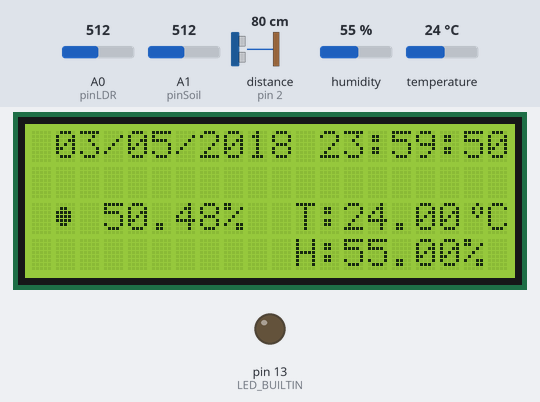
Bench run of a sketch on a simulated Arduino Mega 2560, built with avr-gcc and run on an emulated ATmega2560. Shown: 20×4 character LCD, output pins drawn as LEDs (lit = HIGH). Wiring (inferred from the names in the program): ultrasonic range finder: trigger pin 24; echo pin 2. The test bench sets the inputs (shaded band); at power-on: A0 (pinLDR) = 512, humidity 55 %, temperature 24 °C, A1 (pinSoil) = 512, distance to the obstacle (sensor on pin 2) 80 cm. The echo pulse lasts 58.3 µs per cm; the local clock reads 2024-03-15 10:24:30 at power-on unless the sketch sets it; pins used as bus, display or sensor lines are not drawn; what the sketch prints to the serial monitor is not drawn.

Above: at 1.2 s.
1.3 s: A0 (pinLDR) set to 419
At 2.9 s:
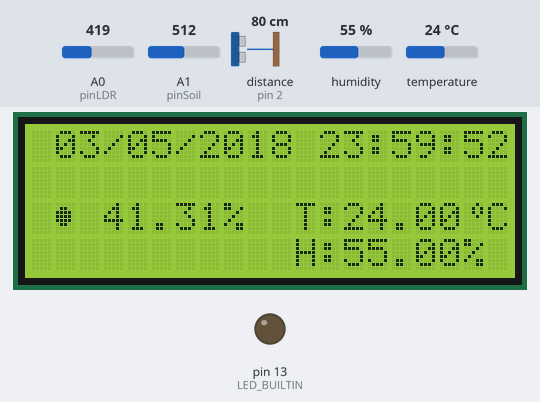
3.6 s: A0 (pinLDR) set to 396
At 4.9 s:
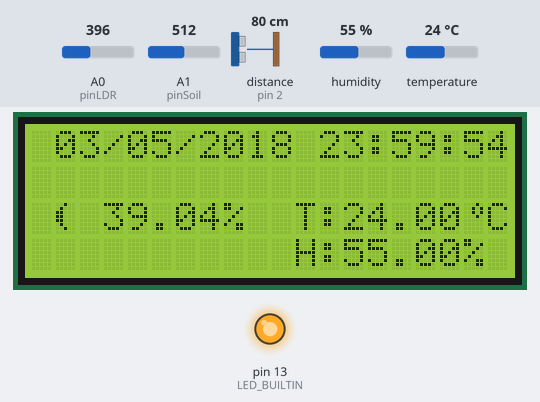
9.0 s: A0 (pinLDR) set to 112
At 10.8 s:
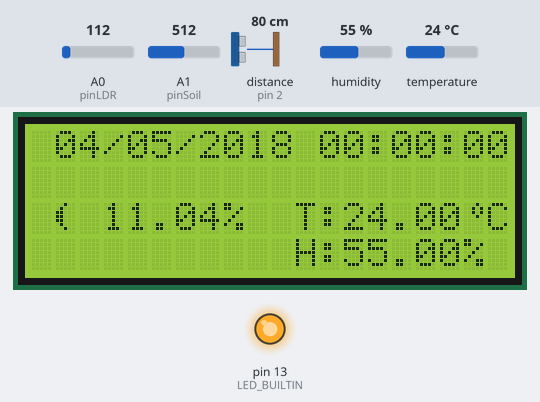
11.0 s: A0 (pinLDR) set to 95
At 13.2 s:
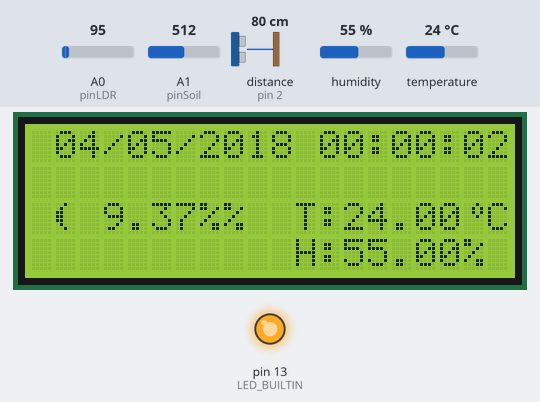
15.7 s: humidity set to 22 %
At 18.8 s:
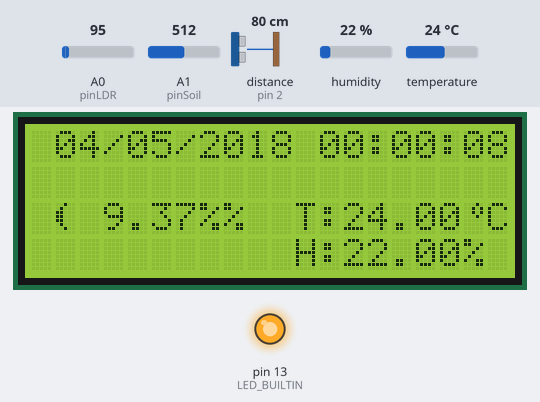
19.0 s: temperature set to 12 °C
At 22.7 s:
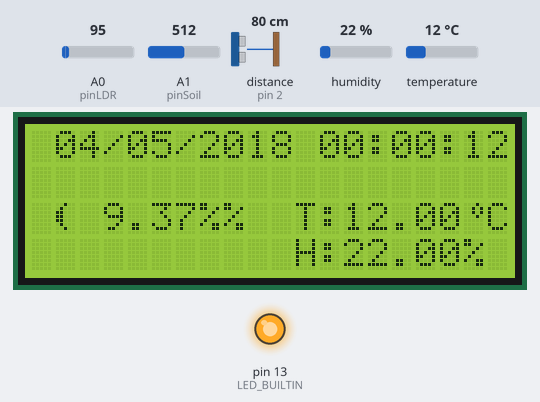
Timing chart, 0 to 24.1 s (numbered marks = the images above; inputs shaded):
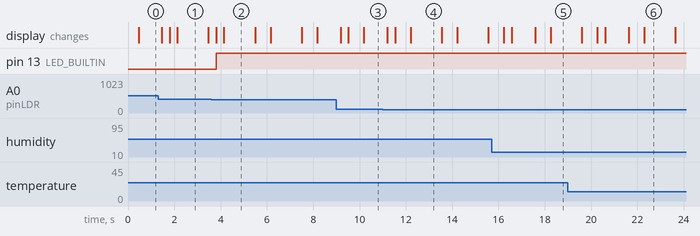

The sketch:

ArduinoProyecto.ino
```cpp
#include "DHT.h"
#include "LDR.h"
#include "LCD.h"
#include "DistanceSensor.h"
#include "HumTempSensor.h"
#include "LiquidCrystal_I2C.h"
#include "RTClib.h"
#include "SoilSensor.h"
#include "Arduino.h"

 char letra;
 char caracterReceived[4];
 String data;
 String ldrLCD;
 String tempLCD;
 String humLCD;

 void setup() {
  // Inicializacion
  Serial.begin(115200);
  Serial1.begin(115200);
  // Configuracion de pines
  pinMode(LED_BUILTIN, OUTPUT);
  pinMode(pinLDR, INPUT);
  pinMode(pinTrigger, OUTPUT);
  pinMode(pinEcho, INPUT);
  pinMode(pinSoil, INPUT);
  // Inicializacion
  dht.begin();
  attachInterrupt(digitalPinToInterrupt(pinEcho), detectDistanceSensor, CHANGE);
  rtc.begin();
  lcd.init();
  lcd.clear();
  lcd.backlight();
  lcd.createChar(0,circle);
  lcd.createChar(1,moon);
  lcd.createChar(2,sun);
  rtc.adjust(DateTime(2018, 5, 3, 23, 59, 50));

 }

 void loop() {

  // Datos sensores para LCD.
  UpdateTime();
  LdrLCD();
  TempHumLCD();

  //Envio al nodemcu.
  startDistanceSensor();
  Serial1.print(getLDRsensor());
  Serial1.print(getTemperatureHumidity());
  Serial1.print(getDistance(distance));
  Serial1.println(getsoilSensor());
  Serial1.flush();

  Serial.print(getLDRsensor());
  Serial.print(getTemperatureHumidity());
  Serial.print(getDistance(distance));
  Serial.println(getsoilSensor());
  Serial.flush();
  delay(300);

 }

// Actualiza el tiempo cada segundo
 void UpdateTime() {

   DateTime currentTime = rtc.now();
   // Fecha
   if (currentTime.day() < 10) {
    lcd.setCursor(1,0);
    lcd.print("0");
    lcd.setCursor(2,0);
    lcd.print(currentTime.day());
   }
   else {
    lcd.setCursor(1,0);
    lcd.print(currentTime.day());
   }

   if (currentTime.month() < 10) {
    lcd.setCursor(3,0);
    lcd.print("/");
    lcd.setCursor(4,0);
    lcd.print("0");
    lcd.setCursor(5,0);
    lcd.print(currentTime.month());
   }
   else {
    lcd.setCursor(3,0);
    lcd.print("/");
    lcd.setCursor(4,0);
    lcd.print(currentTime.month());
   }

  lcd.setCursor(6,0);
  lcd.print("/");
  lcd.print(currentTime.year());
  lcd.print(" ");
  //Hora
  if (currentTime.hour() < 10) {
   lcd.setCursor(12,0);
   lcd.print("0");
   lcd.setCursor(13,0);
   lcd.print(currentTime.hour());
  }
  else {
   lcd.setCursor(12,0);
   lcd.print(currentTime.hour());
  }
  if (currentTime.minute() < 10) {
   lcd.setCursor(14,0);
   lcd.print(":");  //////////////////
   lcd.setCursor(15,0);
   lcd.print("0");
   lcd.setCursor(16,0);
   lcd.print(currentTime.minute());
  }
  else {
   lcd.setCursor(14,0);
   lcd.print(":");  //////////////////
   lcd.setCursor(15,0);
   lcd.print(currentTime.minute());
  }
  if (currentTime.second() < 10) {
   lcd.setCursor(17,0);
   lcd.print(":");  //////////////////
   lcd.setCursor(18,0);
   lcd.print("0");
   lcd.setCursor(19,0);
   lcd.print(currentTime.second());
  }
  else {
   lcd.setCursor(17,0);
   lcd.print(":");  //////////////////
   lcd.setCursor(18,0);
   lcd.print(currentTime.second());
  }
 delay(300);
 }

// Actualiza luminosidad
 void LdrLCD() {

  lcd.setCursor(3,2);
  ldrLCD = String(LDRsensor()) + "%";
  lcd.print(ldrLCD);
  if (flagSunMoon) {    // Sun
   lcd.setCursor(1,2);
   lcd.write(byte(2));
  }
  else {                // Moon
   lcd.setCursor(1,2);
   lcd.write(byte(1));
  }
 }

// Actualiza Temperatura y Humedad cada segundo
 void TempHumLCD() {

  lcd.setCursor(11,2);
  lcd.print("T:");
  getTemperatureHumidity();
  lcd.setCursor(13,2);
  tempLCD = String(temperature);
  lcd.print(tempLCD);
  lcd.setCursor(18,2);
  lcd.write(byte(0));
  lcd.setCursor(19,2);
  lcd.print("C");

  lcd.setCursor(11,3);
  lcd.print("H:");
  lcd.setCursor(13,3);
  humLCD = String(humidity) + "%";
  lcd.print(humLCD);
 }
```

DistanceSensor.cpp
```cpp
#include "Arduino.h"
#include "DistanceSensor.h"


 // Sensor de Distancia
 const int pinTrigger = 24;
 const int pinEcho = 2;
 unsigned long iniTime;
 unsigned long finalTime;
 unsigned long duration;
 float distance;
 String valueDistance;

 /*
 * Funcion que inicializa un disparo para que el sensor
 * pueda tomar una medida
 */
 void startDistanceSensor() {

  iniTime = 0;
  digitalWrite(pinTrigger, LOW); // Para generar un pulso limpio
  delayMicroseconds(4);
  digitalWrite(pinTrigger, HIGH);
  delayMicroseconds(12);
  digitalWrite(pinTrigger, LOW);

 }

 /*
 * Funcion de llamada a una interrupcion,
 * mide la distancia del pulso que recibe el sensor, por flanco de subida y bajada
 */
 void detectDistanceSensor() {

  if (iniTime == 0) {
      iniTime = micros();
   }
  else {
     finalTime = micros();
     duration = finalTime - iniTime;
     distance = ((duration*1.0)/58.0);
  }

 }

  /*
 * Funcion que devuelve un String con el valor de la distancia
 */
  String getDistance(float distance) {

    return valueDistance = String(distance) + "Cm" +  " ";
  }
```

DistanceSensor.h
```cpp
#ifndef DISTANCESENSOR_H
#define DISTANCESENSOR_H
#include "Arduino.h"

 // Funciones
 extern void detectDistanceSensor();
 extern void startDistanceSensor();
 extern String getDistance(float distance);
 // Variables
 extern const int pinTrigger;
 extern const int pinEcho;
 extern unsigned long iniTime;
 extern unsigned long finalTime;
 extern unsigned long duration;
 extern float distance;
 extern String valueDistance;

#endif
```

HumTempSensor.cpp
```cpp
#include "Arduino.h"
#include "HumTempSensor.h"
#include "DHT.h"

// Sensor de Temperatura y Humedad
 DHT dht (22, DHT22);
 float humidity;
 float temperature;
 String valueTempHumSensor;

 /*
 * Funcion que devuelve un String con el valor de temperatura y humedad
 */
 String getTemperatureHumidity() {

  humidity = dht.readHumidity();
  temperature = dht.readTemperature();
  return valueTempHumSensor = String(temperature) + char(0xB0) + "C " + String(humidity) + "%" +  " ";

 }
```

HumTempSensor.h
```cpp
#ifndef TEMPHUMSENSOR_H
#define TEMPHUMSENSOR_H
#include "Arduino.h"
#include "DHT.h"

 // Funciones
 extern String getTemperatureHumidity();
 //Variables
 extern DHT dht;
 extern float humidity;
 extern float temperature;
 extern String valueTempHumSensor;

#endif
```

LDR.cpp
```cpp
#include "Arduino.h"
#include "LDR.h"

 const int pinLDR = 0;
 unsigned int fixedPercentage = 40;
 float voltage;
 float LDRpercentage;
 float max_reg_voltage = 4.96;
 String OnOffValue;
 String LDRvalue;
 byte flagSunMoon;

 /*
  * Funcion que devuelve el valor del pin analogico
  */
 float LDRsensor() {

  voltage = 0.00489*analogRead(pinLDR);
  LDRpercentage = (voltage*100.0)/max_reg_voltage;
   if (LDRpercentage > fixedPercentage) {
    flagSunMoon = 1;
   }
   else {
    flagSunMoon = 0;
   }

  return LDRpercentage;
 }

 /*
  * Funcion que devuelve un String con el valor del sensor
  * e indica el estado
  */
 String getLDRsensor() {

  if (LDRsensor() < fixedPercentage) {
   digitalWrite(LED_BUILTIN, HIGH);
   OnOffValue = "ON";
  }
  else {
   digitalWrite(LED_BUILTIN, LOW);
   OnOffValue = "OFF";
  }

  return LDRvalue = String(LDRpercentage) + "%" + " " + String(fixedPercentage) + "%" + " " + OnOffValue + " ";

 }
```

LDR.h
```cpp
#ifndef LDR_H
#define LDR_H
#include "Arduino.h"

 // Funciones
 extern String getLDRsensor();
 extern float LDRsensor();
 // Variables
 extern const int pinLDR;
 extern unsigned int fixedPercentage;
 extern float voltage;
 extern float LDRpercentage;
 extern float max_reg_voltage;
 extern String OnOffValue;
 extern String LDRvalue;
 extern byte flagSunMoon;

#endif
```

SoilSensor.cpp
```cpp
#include "Arduino.h"
#include "SoilSensor.h"

 unsigned int valueHumSoil;
 int valueDry = 500;
 int valueWet = 400;
 String dryOrwet;
 String valueDryWet;
 int pinSoil = 1;

/*
 * Funcion que devuelve la medida del pin analogico
 */
 int soilSensor() {

  valueHumSoil = analogRead(pinSoil);
  return valueHumSoil;
 }

/*
 * Funcion que devuelve un String con el valor del sensor
 * e indica el estado
 */
 String getsoilSensor() {

  if (soilSensor() > 400) { // 500
    // digitalWrite(LED_BUILTIN, HIGH);
     dryOrwet = "ON";
  }
  else { // 400 if (soilSensor() < valueWet)
    //digitalWrite(LED_BUILTIN, LOW);
    dryOrwet = "OFF";
  }

  return valueDryWet = String(valueHumSoil) + " " + dryOrwet;
 }
```

SoilSensor.h
```cpp
#ifndef SOILSENSOR_H
#define SOILSENSOR_H
#include "Arduino.h"

 // Funciones
 extern int soilSensor();
 extern String getsoilSensor();
 //Variables
 extern unsigned int valueHumSoil;
 extern int valueDry;
 extern int valueWet;
 extern int pinSoil;
 extern String dryOrwet;
 extern String valueDryWet;

#endif
```

LCD.cpp
```cpp
#include "Arduino.h"
#include "LCD.h"
#include "LiquidCrystal_I2C.h"
#include "RTClib.h"

 LiquidCrystal_I2C lcd(0x27,20,4);  //20 colum 4 filas
 RTC_DS3231 rtc;

/*
 * Representacion del LCD
 */
  byte circle[8] = {
   0b00010,
   0b00101,
   0b00101,
   0b00010,
   0b00000,
   0b00000,
   0b00000,
   0b00000,
  };

 byte moon[8] = {
   0b00100,
   0b01000,
   0b11000,
   0b11000,
   0b11000,
   0b01000,
   0b00100,
   0b00000,
  };

 byte sun[8] = {
   0b00000,
   0b01100,
   0b11110,
   0b11110,
   0b11110,
   0b01100,
   0b00000,
   0b00000,
  };
```

LCD.h
```cpp
#ifndef LCD_H
#define LCD_H
#include "Arduino.h"
#include "LiquidCrystal_I2C.h"
#include "RTClib.h"

 extern LiquidCrystal_I2C lcd;  //20 colum 4 filas
 extern RTC_DS3231 rtc;
 extern byte circle[8];
 extern byte moon[8];
 extern byte sun[8];

#endif
```

Measured:
- the behaviour switches between 406 and 405 on A0 (pinLDR) (found by bisection; images 1 and 2)
- the behaviour switches between 102 and 101 on A0 (pinLDR) (found by bisection; images 3 and 4)
- after the input at 3.6 s, pin 13 (LED_BUILTIN): LOW → HIGH after 0.21 s; the display: first changes after 0.22 s (image 2 shows a later state)
- after the input at 11.0 s, the display: first changes after 0.20 s (image 4 shows a later state)
- what the display in image 2 shows lasts 1.4 s, from 4.1 s to 5.5 s
